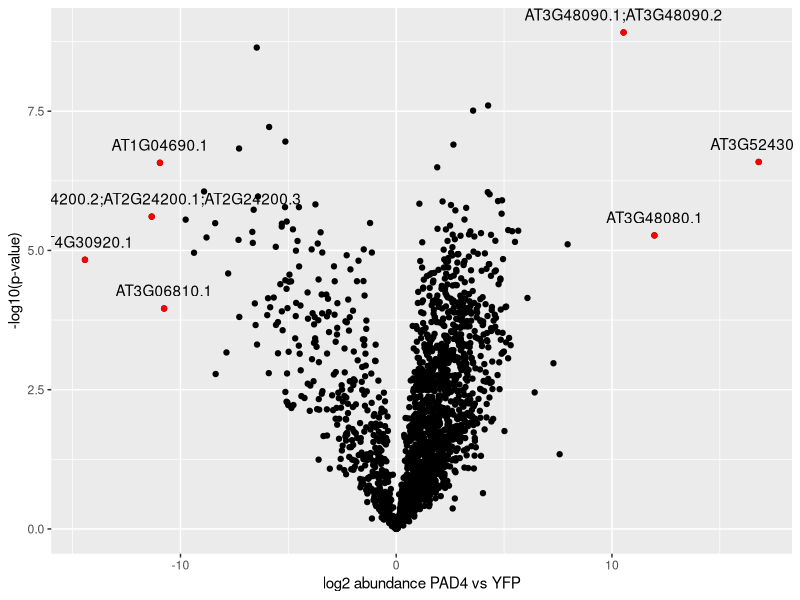
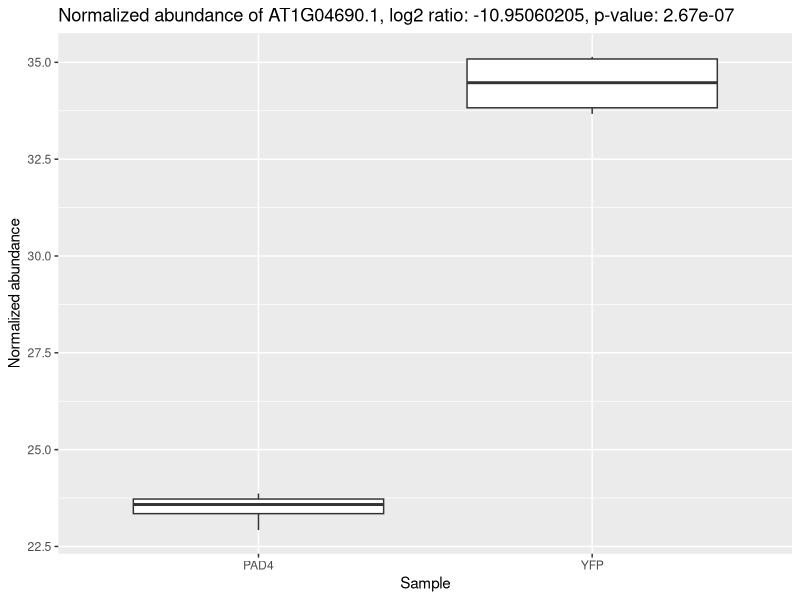
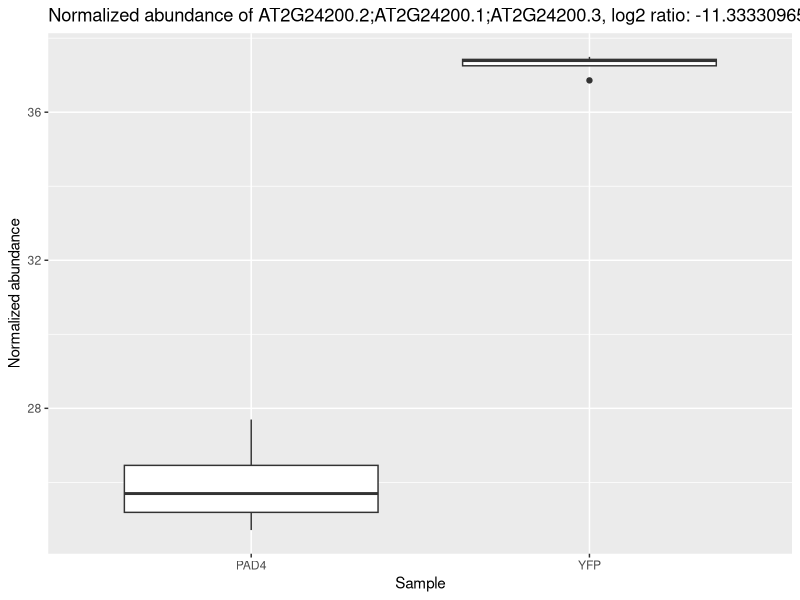
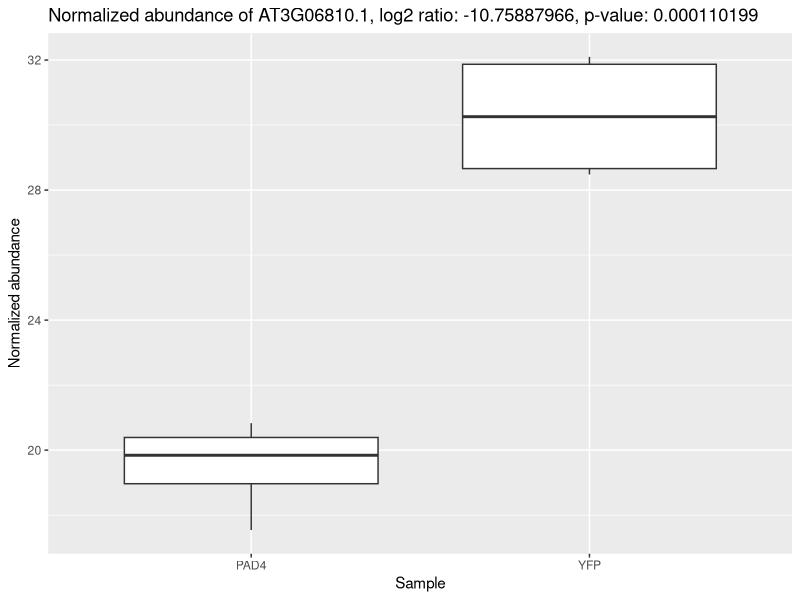
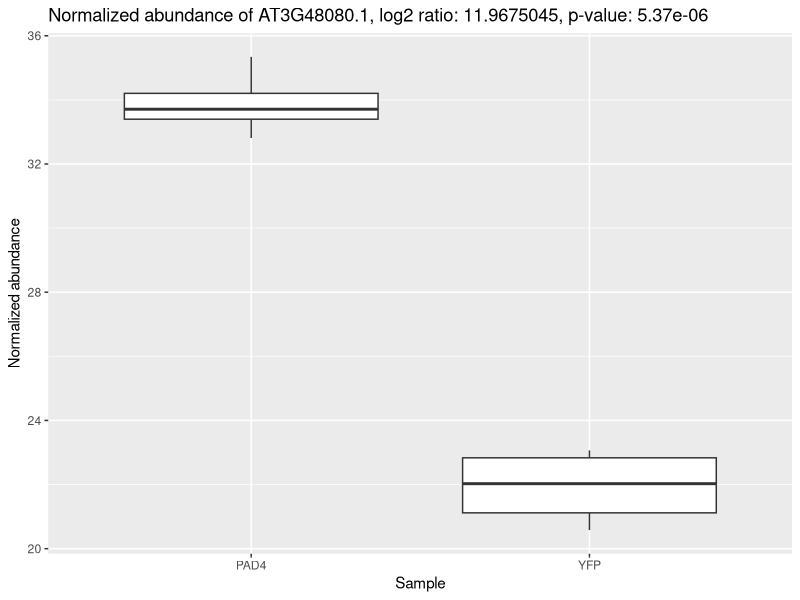
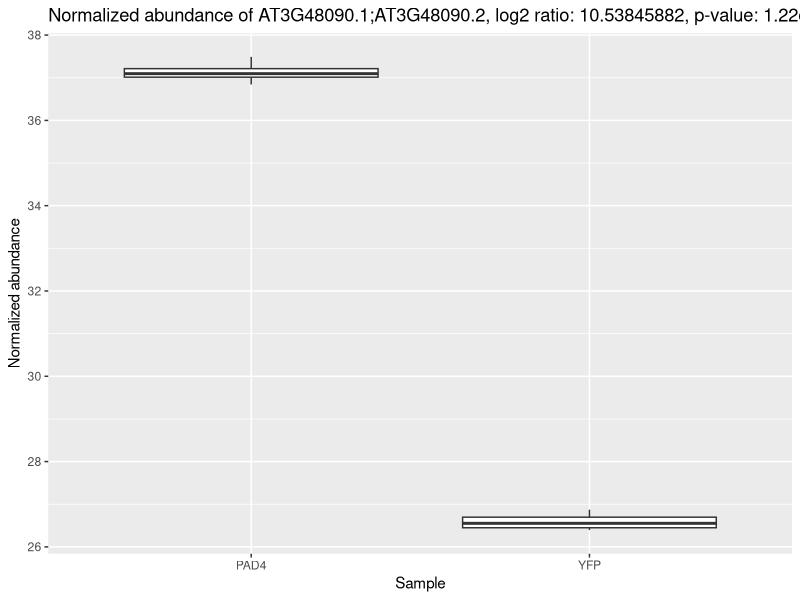
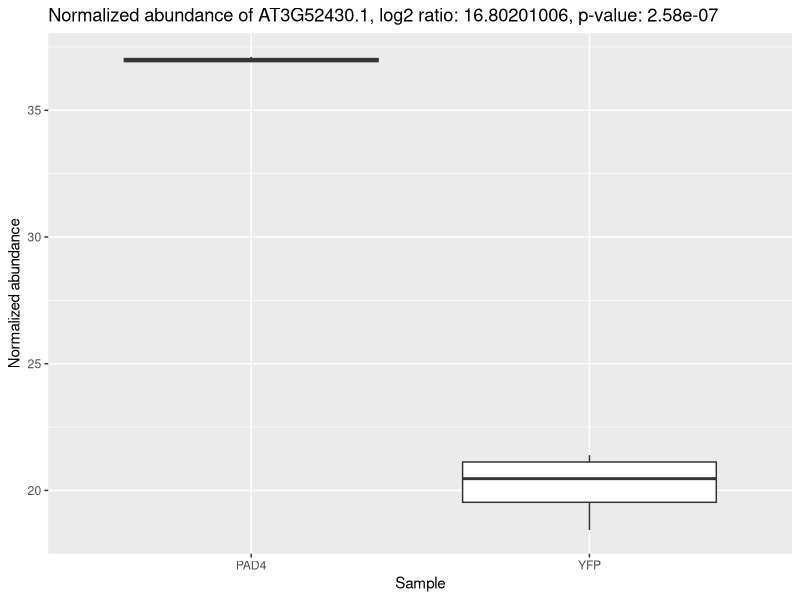
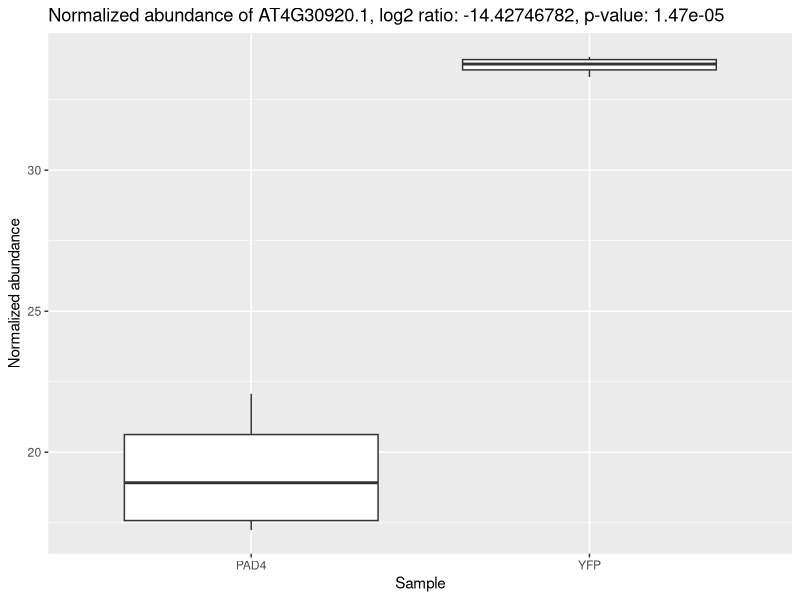

These charts were generated, in order, by the following R code:
#import data
data <- read.table('week2-jipdeg/Sun-etal-2021-IP-MS-PAD4-vs-YFP.txt',header = TRUE, sep='\t')
data$pval.neglog <- -log10(data$pval_PAD4_vs_YFP)

#make a volcano plot with annotated points if PAD4 or YFP has 2^10 more abundance than the other in a protein sample. 
library(tidyverse)
ggplot(data, aes(log2_PAD4_vs_YFP, pval.neglog))+
  geom_point()+
  geom_point(data=data %>% filter(abs(log2_PAD4_vs_YFP)>10), aes(log2_PAD4_vs_YFP, pval.neglog),colour='red')+
  geom_text(aes(label=ifelse(abs(log2_PAD4_vs_YFP)>10,as.character(Protein.IDs),'')),vjust=-1)+
  xlab('log2 abundance PAD4 vs YFP')+
  ylab('-log10(p-value)')

#make boxplots for the different points that were annotated
abund.dif <- subset(data, abs(log2_PAD4_vs_YFP)>10)

#extracting all the rows into their own dataframes to plot with
abund.dif.proteins <- list()
for (i in 1:7){
  abund.dif.proteins[[i]] <- abund.dif[i,] %>%
    pivot_longer( cols = starts_with("Norm_abundance_")) %>%
    mutate( name = ifelse(grepl("PAD4", name), 'PAD4', 'YFP'))
  
}

#Plotting all the dataframes and saving the plots
for(i in 1:7){
  df = abund.dif.proteins[[i]]
  ggplot(df, aes(x = name, y = value)) +
    geom_boxplot() +
    ylab('Normalized abundance') +
    xlab('Sample') +
    ggtitle(paste('Normalized abundance of ', df$Protein.IDs[1], 
                  ', log2 ratio: ', df$log2_PAD4_vs_YFP[1], 
                  ', p-value: ', df$pval_PAD4_vs_YFP[1], sep=''))
  ggsave(paste(df$Protein.IDs[1], '_norm_abundance.png'), device = 'png')
}
